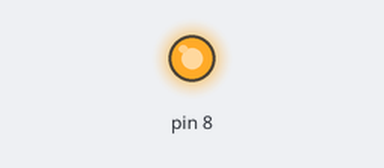
The sketch below on a simulated Arduino Uno, built with avr-gcc and run on an emulated ATmega328P. On the bench: output pins drawn as LEDs (lit = HIGH). The local clock reads 2024-03-15 10:24:30 at power-on unless the sketch sets it; random numbers use the default seed unless the sketch sets one; no radio packets arrive unless stated; pins used as bus, display or sensor lines are not drawn; what the sketch prints to the serial monitor is not drawn.

Above: at 7.0 s.
At 14.2 s:
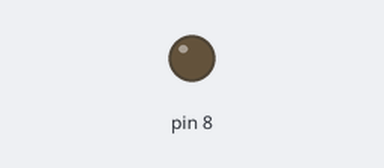
Timing chart, 0 to 17.0 s (numbered marks = the images above):
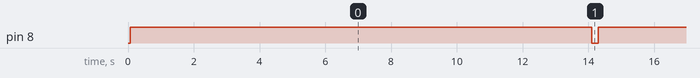

The sketch:

XOR_read_card_and_send.ino
```cpp
#define NUMBER_OF_BYTES 32 // 加密字节数，也是密钥字节数

////////////////////////////////////////

//将int(2byte转换为字节数组)//////////////
union byte_int_union
{
   uint16_t int_year;
   uint8_t  byte_year[2];
};
byte_int_union b_i_year;
////////////////////////////////////////

//记录loop循环次数///////////////////////
static int num_loop = 0;
////////////////////////////////////////

///////// DS1307时钟模块所需  ////////////
#include "RTClib.h"

RTC_DS1307 rtc;
////////////////////////////////////////

////ASK无线模块所需//////////////////////
#include <RH_ASK.h>/
#include <SPI.h> // Not actually used but needed to compile

RH_ASK driver(2000, 5, 6, 7);
////////////////////////////////////////

///舵机、RFID模块////////////////////////////
#include <SPI.h>
#include <MFRC522.h>
//#include <Servo.h>
//#define N 35
//#define M 4

#define RST_PIN         9          // Configurable, see typical pin layout above
#define SS_PIN          10         // Configurable, see typical pin layout above

MFRC522 mfrc522(SS_PIN, RST_PIN);  // Create MFRC522 instance
//Servo mg90s;
////////////////////////////////////

byte key[NUMBER_OF_BYTES]; // 加密、解密密钥

///保持电源输出所需///////////////////////
uint32_t nexttime;
///////////////////////////////////////

void new_en_de(byte *text, byte *key) //加密、解密函数
{
  for (int i = 0; i < NUMBER_OF_BYTES; i++)
  {
    text[i] = key[i] ^ text[i];
  }
}

void setkey(byte* inputkey, uint32_t sec) //刷新密钥函数
{
  randomSeed(sec / 30);
  Serial.println(sec / 30);
  for (int i = 0; i < 32 ; i ++)
  {
    inputkey[i] = random(0,255);
  }
  Serial.print("key:");
  debug_32by_print(inputkey);  //debug
}

void send_it_en(byte *it) //加密并发送
{
  new_en_de(it,key); //加密
  driver.send((byte *)it, strlen(it)); //发送
  driver.waitPacketSent();  //等待发送完成
}

void recv_it_and_de(byte *it)   //接收并解密
{
  byte buf[NUMBER_OF_BYTES]; //是否可省
  byte buflen = sizeof(buf);  //是否可省
  if (driver.recv(buf, &buflen)) // Non-blocking
  {
   new_en_de(buf,key); //解密
   cpbyte(it, buf, NUMBER_OF_BYTES);
  // Message with a good checksum received, dump it.
   driver.printBuffer("Got:", buf, buflen);
  }
}

void cpbyte(byte *cpin, byte *cpout, int num)
{
  for(int i = 0; i < num; i++)
  {
    cpin[i] = cpout[i];
  }
}

void debug_32by_print(byte *msg)
{
  for( int i = 0; i < NUMBER_OF_BYTES ; i++ )
  {
    Serial.print(msg[i],DEC);
    Serial.print(" ");
  }
  Serial.println();
}

void keep_power()
{
  digitalWrite(8, LOW);
  delay(200);
  digitalWrite(8, HIGH);
  //delay(500);

  Serial.println("==================");
  Serial.println("==================");
  Serial.println("keep power finshed");
  Serial.println("==================");
  Serial.println("==================");
}

void setup()
{
  while (!Serial); // for Leonardo/Micro/Zero
  Serial.begin(57600);

  ////初始化时钟模块////////////////////////
  //Serial.begin(57600);
  if (! rtc.begin())
  {
    Serial.println("Couldn't find RTC");
    while (1);
  }
  if (! rtc.isrunning())
  {
    Serial.println("RTC is NOT running!");
    // following line sets the RTC to the date & time this sketch was compiled
    //rtc.adjust(DateTime(F(__DATE__), F(__TIME__)));
  }
  ///////////////////////////////////////

  //////RFID初始化////////////////////////
  SPI.begin();
  mfrc522.PCD_Init();    // Init MFRC522
  //mfrc522.PCD_DumpVersionToSerial();


  ////////////////////////////////////////

  //初始化ASK模块//////////////////////////
      if (!driver.init())
         Serial.println("init failed");
  ////////////////////////////////////////

  //初始化密钥/////////////////////////////
  DateTime now = rtc.now();
  setkey(key,now.unixtime());
  ///////////////////////////////////////

  //////////////////////////////////////
  pinMode(8,OUTPUT);  //保持电源输出的端口
  digitalWrite(8,HIGH); //打开上拉电阻
  nexttime = now.unixtime();
  /////////////////////////////////////
}

void loop()
{
  int i = 0;
  byte msg[NUMBER_OF_BYTES];

  //告诉收信器，这是一个uid信息///////////
  for(i = 0; i < 4 ; i++)
  {
    msg[i] = 0;
  }
  //////////////////////////////////////

  //创建时间类
  DateTime now = rtc.now();

  if ( now.unixtime() > (nexttime + 13) )
  {
    //nexttime = (now.unixtime() + 13); //I really don't why is bug
    nexttime = nexttime + 13;
    keep_power();
    Serial.print("now the time is "); //debug
  }

  //每30s刷新密钥///////////////////
  if( now.unixtime() % 30 == 0)
  {
    setkey(key,now.unixtime());
  }

  ////如果读到卡，将获取的UID复制到msg中/////////
  if(mfrc522.PICC_IsNewCardPresent() && mfrc522.PICC_ReadCardSerial())
  {
    for (i = 0; i < 4; i++)
    {
      msg[i] = 0;
    }
    for (i = 0; i < 4; i++)
    {
      msg[i + 4] = mfrc522.uid.uidByte[i];
    }


    //随机填充后续字符/////////////////
    for(i = 8; i < NUMBER_OF_BYTES; i ++)
    {
      msg[i] = random(0,255);
    }
    /////////////////////////////////

    //Serial.print("demsg:");
    //debug_32by_print(msg);

    send_it_en(msg); //发送含有UID的信息
    //Serial.print("enmsg:");
    //debug_32by_print(msg);
  }

  //每循环200次，同步一次时间/////////////
  if ( num_loop == 200)
  {
    //告诉收信器，这是一个时间信息////////
    for(i = 0; i < 4 ; i++)
    {
      msg[i] = 1;
    }
    ///////////////////////////////////

    //将时间信息存入msg中////////////////
    b_i_year.int_year = now.year();
    msg[4] = b_i_year.byte_year[0];
    msg[5] = b_i_year.byte_year[1];
    msg[6] = now.month();
    msg[7] = now.day();
    msg[8] = now.hour();
    msg[9] = now.minute();
    msg[10] = now.second();
    ///////////////////////////////////

    //随机填充后续字符/////////////////
    for(i = 11; i < NUMBER_OF_BYTES; i ++)
    {
      msg[i] = random(0,255);
    }
    /////////////////////////////////
    send_it_en(msg);
    Serial.print("demsg:");
    debug_32by_print(msg);
    send_it_en(msg); //发送同步时间的信息
    Serial.print("enmsg:");
    debug_32by_print(msg);

    num_loop = 0; //计数归零
  }
  num_loop++;
  delay(100);
}
```

Measured:
- by itself, pin 8: alternates HIGH for 12.8 s and LOW for 0.20 s
